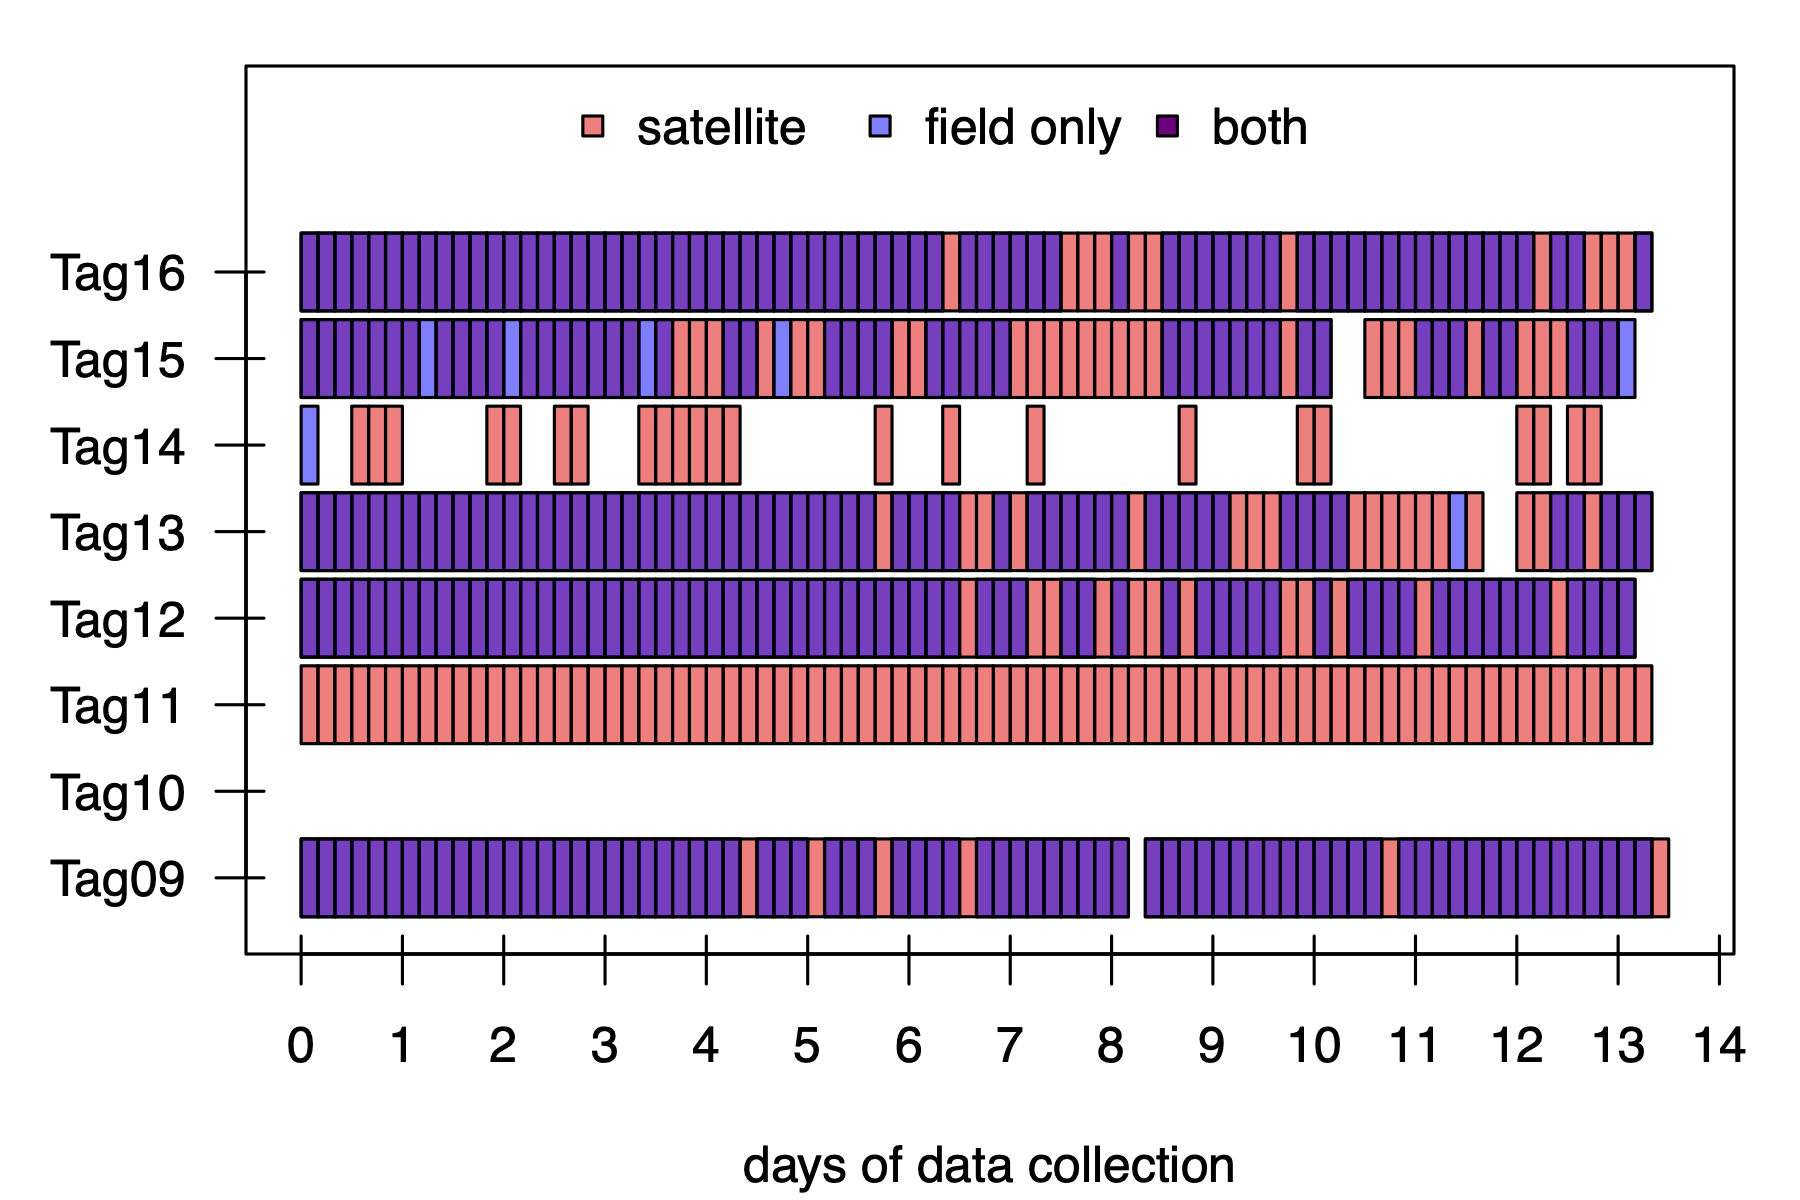

R code for this plot:
### figure 5
# show gonio and satellite reception message by message

# library
library(sattagutils) # github.com/williamcioffi/sattagutils

# load data
load("../../00_data/tags/series_tags_w_meta.rdata")

### start plot
pdf("figure5.pdf", width = 6, height = 4)
###

# messages download source
par(mar = c(4.1, 4.1, 1.1, 1.1), oma = rep(0, 4))
plot(0, 0, ylim = c(0.5, 10), xlim = c(0, 13.6), xlab = "days of data collection", ylab = "", type = 'n', axes = FALSE)
axis(1, at = 0:14)
axis(1, at = 0:14, lab = NA, tcl = 0.3)
axis(2, at = 1:8, lab = sort(sattagutils::DeployID(tags_allmsg)), las = 1)
axis(2, at = 1:8, lab = NA, tcl = 0.3)
box()

k <- 0
for(i in order(sattagutils::DeployID(tags_allmsg))) {
  curtag <- tags_allmsg[[i]]
  k <- k + 1
	
  if("seriesrange" %in% sattagutils::streamtype(curtag)) {
    smsg <- getstream(curtag, "seriesrange", squash = TRUE)
    
    # make running time
    smsg$End <- smsg$End - min(smsg$Start)
    smsg$Start <- smsg$Start - min(smsg$Start)
    
    # rescale to hours
    smsg$End <- smsg$End / 60 / 60 / 24
    smsg$Start <- smsg$Start / 60 / 60 / 24
    
    if(!is.null(smsg$original)) {
      rect(smsg$Start[smsg$original == "portal"], k - 0.45, smsg$End[smsg$original == "portal"], k + 0.45, col = rgb(1, 0, 0, .5))
      rect(smsg$Start[smsg$original == "gonio"],  k - 0.45, smsg$End[smsg$original == "gonio"], k + 0.45, col = rgb(0, 0, 1, .5))
    } else {
      rect(smsg$Start, 0, smsg$End, 1, col = rgb(1, 0, 0, .5))
    }
  }
}

legend("top", legend = c("satellite", "field only", "both"), pt.bg = c(rgb(1, 0, 0, .5), rgb(0, 0, 1, .5), rgb(.5, 0, .5)), pch = 22, bty = 'n', ncol = 3)

### end plot
dev.off()
###
